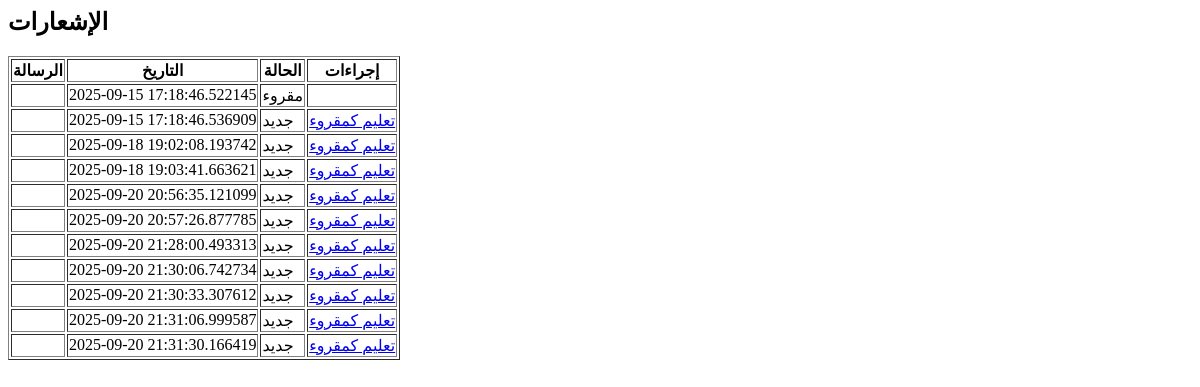
The page /notifications on the database as committed earlier.
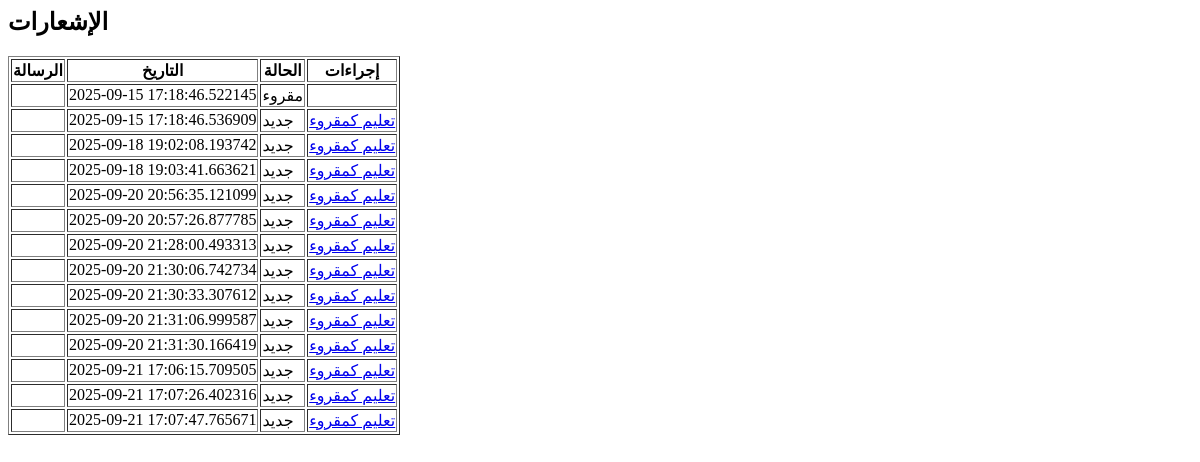
The same page on the database as committed later.
### models.py (models this page shows)
class Notification(db.Model):
    id = db.Column(db.Integer, primary_key=True)
    user_id = db.Column(db.Integer, db.ForeignKey('user.id'), nullable=True)
    company_id = db.Column(db.Integer, db.ForeignKey('company.id'), nullable=True)
    title = db.Column(db.String(200))
    body = db.Column(db.String(500))
    is_read = db.Column(db.Boolean, default=False)
    created_at = db.Column(db.DateTime, default=datetime.utcnow)

### app.py (the view)
@app.route('/notifications')
def notifications():
    user_id = session.get("user_id")
    company_id = session.get("company_id")
    notifications = Notification.query.filter(
        (Notification.user_id==user_id) | (Notification.company_id==company_id)
    ).all()
    return render_template('notifications.html', notifications=notifications)

### templates/notifications.html
<h2>الإشعارات</h2>
<table border="1">
    <tr>
        <th>الرسالة</th>
        <th>التاريخ</th>
        <th>الحالة</th>
        <th>إجراءات</th>
    </tr>
    {% for notif in notifications %}
    <tr>
        <td>{{ notif.message }}</td>
        <td>{{ notif.created_at }}</td>
        <td>{{ 'مقروء' if notif.is_read else 'جديد' }}</td>
        <td>
            {% if not notif.is_read %}
            <a href="{{ url_for('mark_notification_read', notification_id=notif.id) }}">تعليم كمقروء</a>
            {% endif %}
        </td>
    </tr>
    {% endfor %}
</table>

Rows that differ between the two databases and show on the page:
added Notification: created_at "2025-09-21 17:06:15.709505", is_read "جديد"
added Notification: created_at "2025-09-21 17:07:26.402316", is_read "جديد"
added Notification: created_at "2025-09-21 17:07:47.765671", is_read "جديد"
